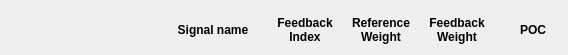
<?xml version="1.0" encoding="UTF-8"?>
<ui version="4.0">
 <class>Form</class>
 <widget class="QWidget" name="Form">
  <property name="geometry">
   <rect>
    <x>0</x>
    <y>0</y>
    <width>568</width>
    <height>55</height>
   </rect>
  </property>
  <property name="windowTitle">
   <string>Form</string>
  </property>
  <layout class="QVBoxLayout" name="verticalLayout">
   <property name="leftMargin">
    <number>0</number>
   </property>
   <property name="topMargin">
    <number>0</number>
   </property>
   <property name="rightMargin">
    <number>0</number>
   </property>
   <property name="bottomMargin">
    <number>0</number>
   </property>
   <item>
    <layout class="QGridLayout" name="gridLayout">
     <property name="spacing">
      <number>6</number>
     </property>
     <item row="0" column="0">
      <widget class="QLabel" name="label_57">
       <property name="sizePolicy">
        <sizepolicy hsizetype="Preferred" vsizetype="Fixed">
         <horstretch>0</horstretch>
         <verstretch>0</verstretch>
        </sizepolicy>
       </property>
       <property name="minimumSize">
        <size>
         <width>50</width>
         <height>0</height>
        </size>
       </property>
       <property name="maximumSize">
        <size>
         <width>16777215</width>
         <height>0</height>
        </size>
       </property>
       <property name="font">
        <font>
         <weight>50</weight>
         <bold>false</bold>
        </font>
       </property>
       <property name="text">
        <string/>
       </property>
      </widget>
     </item>
     <item row="0" column="1">
      <widget class="QLabel" name="label">
       <property name="sizePolicy">
        <sizepolicy hsizetype="Preferred" vsizetype="Fixed">
         <horstretch>0</horstretch>
         <verstretch>0</verstretch>
        </sizepolicy>
       </property>
       <property name="minimumSize">
        <size>
         <width>100</width>
         <height>0</height>
        </size>
       </property>
       <property name="maximumSize">
        <size>
         <width>16777215</width>
         <height>0</height>
        </size>
       </property>
       <property name="font">
        <font>
         <weight>50</weight>
         <bold>false</bold>
        </font>
       </property>
       <property name="text">
        <string/>
       </property>
      </widget>
     </item>
     <item row="0" column="4">
      <widget class="PyDMLineEdit" name="PyDMLineEdit">
       <property name="sizePolicy">
        <sizepolicy hsizetype="Expanding" vsizetype="Fixed">
         <horstretch>1</horstretch>
         <verstretch>1</verstretch>
        </sizepolicy>
       </property>
       <property name="minimumSize">
        <size>
         <width>70</width>
         <height>0</height>
        </size>
       </property>
       <property name="maximumSize">
        <size>
         <width>70</width>
         <height>0</height>
        </size>
       </property>
       <property name="toolTip">
        <string/>
       </property>
       <property name="alignment">
        <set>Qt::AlignCenter</set>
       </property>
      </widget>
     </item>
     <item row="0" column="2">
      <widget class="PyDMLabel" name="PyDMLabel_149">
       <property name="sizePolicy">
        <sizepolicy hsizetype="Preferred" vsizetype="Fixed">
         <horstretch>0</horstretch>
         <verstretch>0</verstretch>
        </sizepolicy>
       </property>
       <property name="minimumSize">
        <size>
         <width>100</width>
         <height>0</height>
        </size>
       </property>
       <property name="maximumSize">
        <size>
         <width>200</width>
         <height>0</height>
        </size>
       </property>
       <property name="toolTip">
        <string/>
       </property>
      </widget>
     </item>
     <item row="1" column="5">
      <widget class="QLabel" name="label_12">
       <property name="sizePolicy">
        <sizepolicy hsizetype="Expanding" vsizetype="Fixed">
         <horstretch>1</horstretch>
         <verstretch>1</verstretch>
        </sizepolicy>
       </property>
       <property name="minimumSize">
        <size>
         <width>70</width>
         <height>0</height>
        </size>
       </property>
       <property name="maximumSize">
        <size>
         <width>70</width>
         <height>16777215</height>
        </size>
       </property>
       <property name="font">
        <font>
         <weight>75</weight>
         <bold>true</bold>
        </font>
       </property>
       <property name="text">
        <string>Feedback
Weight</string>
       </property>
       <property name="alignment">
        <set>Qt::AlignCenter</set>
       </property>
      </widget>
     </item>
     <item row="1" column="0">
      <widget class="QLabel" name="label_91">
       <property name="sizePolicy">
        <sizepolicy hsizetype="Preferred" vsizetype="Preferred">
         <horstretch>0</horstretch>
         <verstretch>0</verstretch>
        </sizepolicy>
       </property>
       <property name="minimumSize">
        <size>
         <width>50</width>
         <height>0</height>
        </size>
       </property>
       <property name="maximumSize">
        <size>
         <width>50</width>
         <height>16777215</height>
        </size>
       </property>
       <property name="font">
        <font>
         <weight>75</weight>
         <bold>true</bold>
        </font>
       </property>
       <property name="text">
        <string/>
       </property>
      </widget>
     </item>
     <item row="1" column="2">
      <widget class="QLabel" name="label_89">
       <property name="minimumSize">
        <size>
         <width>100</width>
         <height>0</height>
        </size>
       </property>
       <property name="maximumSize">
        <size>
         <width>200</width>
         <height>16777215</height>
        </size>
       </property>
       <property name="font">
        <font>
         <weight>75</weight>
         <bold>true</bold>
        </font>
       </property>
       <property name="text">
        <string>Signal name</string>
       </property>
       <property name="alignment">
        <set>Qt::AlignCenter</set>
       </property>
      </widget>
     </item>
     <item row="1" column="1">
      <widget class="QLabel" name="label_90">
       <property name="sizePolicy">
        <sizepolicy hsizetype="Preferred" vsizetype="Preferred">
         <horstretch>0</horstretch>
         <verstretch>0</verstretch>
        </sizepolicy>
       </property>
       <property name="minimumSize">
        <size>
         <width>100</width>
         <height>0</height>
        </size>
       </property>
       <property name="maximumSize">
        <size>
         <width>100</width>
         <height>16777215</height>
        </size>
       </property>
       <property name="font">
        <font>
         <weight>75</weight>
         <bold>true</bold>
        </font>
       </property>
       <property name="text">
        <string/>
       </property>
      </widget>
     </item>
     <item row="0" column="6">
      <widget class="PyDMLineEdit" name="PyDMLineEdit_21">
       <property name="sizePolicy">
        <sizepolicy hsizetype="Expanding" vsizetype="Fixed">
         <horstretch>1</horstretch>
         <verstretch>1</verstretch>
        </sizepolicy>
       </property>
       <property name="minimumSize">
        <size>
         <width>70</width>
         <height>0</height>
        </size>
       </property>
       <property name="maximumSize">
        <size>
         <width>70</width>
         <height>0</height>
        </size>
       </property>
       <property name="toolTip">
        <string/>
       </property>
       <property name="alignment">
        <set>Qt::AlignCenter</set>
       </property>
      </widget>
     </item>
     <item row="1" column="4">
      <widget class="QLabel" name="label_11">
       <property name="sizePolicy">
        <sizepolicy hsizetype="Expanding" vsizetype="Fixed">
         <horstretch>1</horstretch>
         <verstretch>1</verstretch>
        </sizepolicy>
       </property>
       <property name="minimumSize">
        <size>
         <width>70</width>
         <height>0</height>
        </size>
       </property>
       <property name="maximumSize">
        <size>
         <width>70</width>
         <height>16777215</height>
        </size>
       </property>
       <property name="font">
        <font>
         <weight>75</weight>
         <bold>true</bold>
        </font>
       </property>
       <property name="text">
        <string>Reference
Weight</string>
       </property>
       <property name="alignment">
        <set>Qt::AlignCenter</set>
       </property>
      </widget>
     </item>
     <item row="1" column="6">
      <widget class="QLabel" name="label_13">
       <property name="sizePolicy">
        <sizepolicy hsizetype="Expanding" vsizetype="Fixed">
         <horstretch>1</horstretch>
         <verstretch>1</verstretch>
        </sizepolicy>
       </property>
       <property name="minimumSize">
        <size>
         <width>70</width>
         <height>0</height>
        </size>
       </property>
       <property name="maximumSize">
        <size>
         <width>70</width>
         <height>16777215</height>
        </size>
       </property>
       <property name="font">
        <font>
         <weight>75</weight>
         <bold>true</bold>
        </font>
       </property>
       <property name="text">
        <string>POC</string>
       </property>
       <property name="alignment">
        <set>Qt::AlignCenter</set>
       </property>
      </widget>
     </item>
     <item row="0" column="5">
      <widget class="PyDMLineEdit" name="PyDMLineEdit_11">
       <property name="sizePolicy">
        <sizepolicy hsizetype="Expanding" vsizetype="Fixed">
         <horstretch>1</horstretch>
         <verstretch>1</verstretch>
        </sizepolicy>
       </property>
       <property name="minimumSize">
        <size>
         <width>70</width>
         <height>0</height>
        </size>
       </property>
       <property name="maximumSize">
        <size>
         <width>70</width>
         <height>0</height>
        </size>
       </property>
       <property name="toolTip">
        <string/>
       </property>
       <property name="alignment">
        <set>Qt::AlignCenter</set>
       </property>
      </widget>
     </item>
     <item row="1" column="3">
      <widget class="QLabel" name="label_14">
       <property name="sizePolicy">
        <sizepolicy hsizetype="Expanding" vsizetype="Fixed">
         <horstretch>1</horstretch>
         <verstretch>1</verstretch>
        </sizepolicy>
       </property>
       <property name="minimumSize">
        <size>
         <width>70</width>
         <height>0</height>
        </size>
       </property>
       <property name="maximumSize">
        <size>
         <width>70</width>
         <height>16777215</height>
        </size>
       </property>
       <property name="font">
        <font>
         <weight>75</weight>
         <bold>true</bold>
        </font>
       </property>
       <property name="text">
        <string>Feedback
Index</string>
       </property>
       <property name="alignment">
        <set>Qt::AlignCenter</set>
       </property>
      </widget>
     </item>
    </layout>
   </item>
  </layout>
 </widget>
 <customwidgets>
  <customwidget>
   <class>PyDMLabel</class>
   <extends>QLabel</extends>
   <header>pydm.widgets.label</header>
  </customwidget>
  <customwidget>
   <class>PyDMLineEdit</class>
   <extends>QLineEdit</extends>
   <header>pydm.widgets.line_edit</header>
  </customwidget>
 </customwidgets>
 <resources/>
 <connections/>
</ui>
